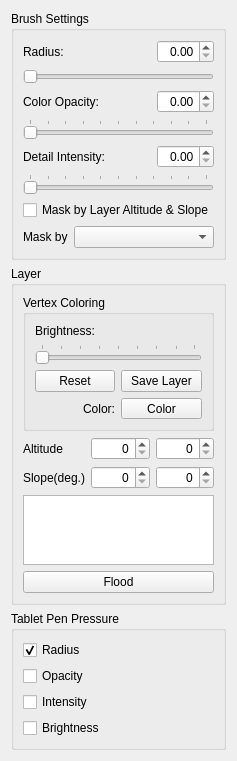
<?xml version="1.0" encoding="UTF-8"?>
<ui version="4.0">
 <class>TerrainPainterPanel</class>
 <widget class="QWidget" name="TerrainPainterPanel">
  <property name="geometry">
   <rect>
    <x>0</x>
    <y>0</y>
    <width>232</width>
    <height>729</height>
   </rect>
  </property>
  <layout class="QVBoxLayout" name="verticalLayout_2">
   <item>
    <widget class="QGroupBox" name="brushSettingsGroup">
     <property name="title">
      <string>Brush Settings</string>
     </property>
     <layout class="QVBoxLayout" name="verticalLayout">
      <item>
       <layout class="QGridLayout" name="gridLayout">
        <item row="0" column="0">
         <widget class="QLabel" name="brushRadiusLabel">
          <property name="text">
           <string>Radius:</string>
          </property>
         </widget>
        </item>
        <item row="0" column="1">
         <spacer name="horizontalSpacer">
          <property name="orientation">
           <enum>Qt::Horizontal</enum>
          </property>
          <property name="sizeHint" stdset="0">
           <size>
            <width>40</width>
            <height>20</height>
           </size>
          </property>
         </spacer>
        </item>
        <item row="1" column="0" colspan="3">
         <widget class="QSlider" name="brushRadiusSlider">
          <property name="maximum">
           <number>1000</number>
          </property>
          <property name="singleStep">
           <number>10</number>
          </property>
          <property name="pageStep">
           <number>100</number>
          </property>
          <property name="orientation">
           <enum>Qt::Horizontal</enum>
          </property>
         </widget>
        </item>
        <item row="2" column="0">
         <widget class="QLabel" name="brushColorHardnessLabel">
          <property name="text">
           <string>Color Opacity:</string>
          </property>
         </widget>
        </item>
        <item row="2" column="1">
         <spacer name="horizontalSpacer_2">
          <property name="orientation">
           <enum>Qt::Horizontal</enum>
          </property>
          <property name="sizeHint" stdset="0">
           <size>
            <width>40</width>
            <height>20</height>
           </size>
          </property>
         </spacer>
        </item>
        <item row="3" column="0" colspan="3">
         <widget class="QSlider" name="brushColorHardnessSlider">
          <property name="maximum">
           <number>100</number>
          </property>
          <property name="orientation">
           <enum>Qt::Horizontal</enum>
          </property>
          <property name="tickPosition">
           <enum>QSlider::TicksAbove</enum>
          </property>
         </widget>
        </item>
        <item row="2" column="2">
         <widget class="QDoubleSpinBox" name="brushColorHardnessSpin">
          <property name="alignment">
           <set>Qt::AlignRight|Qt::AlignTrailing|Qt::AlignVCenter</set>
          </property>
          <property name="maximum">
           <double>1.000000000000000</double>
          </property>
          <property name="singleStep">
           <double>0.010000000000000</double>
          </property>
         </widget>
        </item>
        <item row="0" column="2">
         <widget class="QDoubleSpinBox" name="brushRadiusSpin">
          <property name="alignment">
           <set>Qt::AlignRight|Qt::AlignTrailing|Qt::AlignVCenter</set>
          </property>
          <property name="maximum">
           <double>32.000000000000000</double>
          </property>
          <property name="singleStep">
           <double>0.010000000000000</double>
          </property>
         </widget>
        </item>
        <item row="4" column="0">
         <widget class="QLabel" name="brushDetailHardnessLabel">
          <property name="text">
           <string>Detail Intensity:</string>
          </property>
         </widget>
        </item>
        <item row="4" column="1">
         <spacer name="horizontalSpacer_3">
          <property name="orientation">
           <enum>Qt::Horizontal</enum>
          </property>
          <property name="sizeHint" stdset="0">
           <size>
            <width>40</width>
            <height>20</height>
           </size>
          </property>
         </spacer>
        </item>
        <item row="4" column="2">
         <widget class="QDoubleSpinBox" name="brushDetailHardnessSpin">
          <property name="alignment">
           <set>Qt::AlignRight|Qt::AlignTrailing|Qt::AlignVCenter</set>
          </property>
          <property name="maximum">
           <double>1.000000000000000</double>
          </property>
          <property name="singleStep">
           <double>0.010000000000000</double>
          </property>
         </widget>
        </item>
        <item row="5" column="0" colspan="3">
         <widget class="QSlider" name="brushDetailHardnessSlider">
          <property name="maximum">
           <number>100</number>
          </property>
          <property name="orientation">
           <enum>Qt::Horizontal</enum>
          </property>
          <property name="tickPosition">
           <enum>QSlider::TicksAbove</enum>
          </property>
         </widget>
        </item>
       </layout>
      </item>
      <item>
       <widget class="QCheckBox" name="paintMaskByLayerSettingsCheck">
        <property name="text">
         <string>Mask by Layer Altitude &amp;&amp; Slope</string>
        </property>
       </widget>
      </item>
      <item>
       <layout class="QFormLayout" name="formLayout">
        <item row="0" column="0">
         <widget class="QLabel" name="maskByLabel">
          <property name="text">
           <string>Mask by</string>
          </property>
          <property name="buddy">
           <cstring>maskLayerIdCombo</cstring>
          </property>
         </widget>
        </item>
        <item row="0" column="1">
         <widget class="QComboBox" name="maskLayerIdCombo"/>
        </item>
       </layout>
      </item>
     </layout>
    </widget>
   </item>
   <item>
    <widget class="QGroupBox" name="layerGroup">
     <property name="title">
      <string>Layer</string>
     </property>
     <layout class="QGridLayout" name="gridLayout_3">
      <item row="1" column="2">
       <widget class="QSpinBox" name="brushLayerAltitudeMax">
        <property name="alignment">
         <set>Qt::AlignRight|Qt::AlignTrailing|Qt::AlignVCenter</set>
        </property>
        <property name="maximum">
         <number>4096</number>
        </property>
       </widget>
      </item>
      <item row="1" column="0">
       <widget class="QLabel" name="altitudeLabel">
        <property name="text">
         <string>Altitude</string>
        </property>
       </widget>
      </item>
      <item row="2" column="1">
       <widget class="QSpinBox" name="brushLayerSlopeMin">
        <property name="alignment">
         <set>Qt::AlignRight|Qt::AlignTrailing|Qt::AlignVCenter</set>
        </property>
        <property name="maximum">
         <number>90</number>
        </property>
       </widget>
      </item>
      <item row="2" column="2">
       <widget class="QSpinBox" name="brushLayerSlopeMax">
        <property name="alignment">
         <set>Qt::AlignRight|Qt::AlignTrailing|Qt::AlignVCenter</set>
        </property>
        <property name="maximum">
         <number>90</number>
        </property>
       </widget>
      </item>
      <item row="1" column="1">
       <widget class="QSpinBox" name="brushLayerAltitudeMin">
        <property name="alignment">
         <set>Qt::AlignRight|Qt::AlignTrailing|Qt::AlignVCenter</set>
        </property>
        <property name="maximum">
         <number>1024</number>
        </property>
       </widget>
      </item>
      <item row="4" column="0" colspan="3">
       <widget class="QPushButton" name="layerFloodButton">
        <property name="text">
         <string>Flood</string>
        </property>
       </widget>
      </item>
      <item row="2" column="0">
       <widget class="QLabel" name="slopeLabel">
        <property name="text">
         <string>Slope(deg.)</string>
        </property>
       </widget>
      </item>
      <item row="3" column="0" colspan="3">
       <widget class="QListView" name="layerListView"/>
      </item>
      <item row="0" column="0" colspan="3">
       <widget class="QGroupBox" name="vertexColoringGroup">
        <property name="title">
         <string>Vertex Coloring</string>
        </property>
        <layout class="QGridLayout" name="gridLayout_2">
         <item row="0" column="0">
          <widget class="QLabel" name="brightnessLabel">
           <property name="text">
            <string>Brightness:</string>
           </property>
           <property name="alignment">
            <set>Qt::AlignLeading|Qt::AlignLeft|Qt::AlignTop</set>
           </property>
           <property name="buddy">
            <cstring>brushBrightnessSlider</cstring>
           </property>
          </widget>
         </item>
         <item row="1" column="0" colspan="2">
          <widget class="QSlider" name="brushBrightnessSlider">
           <property name="maximum">
            <number>255</number>
           </property>
           <property name="pageStep">
            <number>32</number>
           </property>
           <property name="orientation">
            <enum>Qt::Horizontal</enum>
           </property>
           <property name="tickPosition">
            <enum>QSlider::TicksAbove</enum>
           </property>
          </widget>
         </item>
         <item row="2" column="0">
          <widget class="QPushButton" name="resetBrightnessButton">
           <property name="text">
            <string>Reset</string>
           </property>
          </widget>
         </item>
         <item row="2" column="1">
          <widget class="QPushButton" name="saveLayerButton">
           <property name="text">
            <string>Save Layer</string>
           </property>
          </widget>
         </item>
         <item row="3" column="0">
          <widget class="QLabel" name="colorLabel">
           <property name="text">
            <string>Color:</string>
           </property>
           <property name="alignment">
            <set>Qt::AlignRight|Qt::AlignTrailing|Qt::AlignVCenter</set>
           </property>
          </widget>
         </item>
         <item row="3" column="1">
          <widget class="ColorButton" name="brushColorButton">
           <property name="sizePolicy">
            <sizepolicy hsizetype="Expanding" vsizetype="Expanding">
             <horstretch>0</horstretch>
             <verstretch>0</verstretch>
            </sizepolicy>
           </property>
           <property name="minimumSize">
            <size>
             <width>0</width>
             <height>21</height>
            </size>
           </property>
           <property name="text">
            <string>Color</string>
           </property>
          </widget>
         </item>
        </layout>
       </widget>
      </item>
     </layout>
    </widget>
   </item>
   <item>
    <widget class="QGroupBox" name="tabletGroup">
     <property name="title">
      <string>Tablet Pen Pressure</string>
     </property>
     <layout class="QVBoxLayout" name="verticalLayout_3">
      <item>
       <widget class="QCheckBox" name="pressureRadius">
        <property name="enabled">
         <bool>true</bool>
        </property>
        <property name="text">
         <string>Radius</string>
        </property>
        <property name="checked">
         <bool>true</bool>
        </property>
       </widget>
      </item>
      <item>
       <widget class="QCheckBox" name="pressureOpacity">
        <property name="text">
         <string>Opacity</string>
        </property>
       </widget>
      </item>
      <item>
       <widget class="QCheckBox" name="pressureIntensity">
        <property name="text">
         <string>Intensity</string>
        </property>
       </widget>
      </item>
      <item>
       <widget class="QCheckBox" name="pressureBrightness">
        <property name="text">
         <string>Brightness</string>
        </property>
       </widget>
      </item>
     </layout>
    </widget>
   </item>
  </layout>
 </widget>
 <customwidgets>
  <customwidget>
   <class>ColorButton</class>
   <extends>QToolButton</extends>
   <header location="global">QtUI/ColorButton.h</header>
  </customwidget>
 </customwidgets>
 <resources/>
 <connections/>
</ui>
